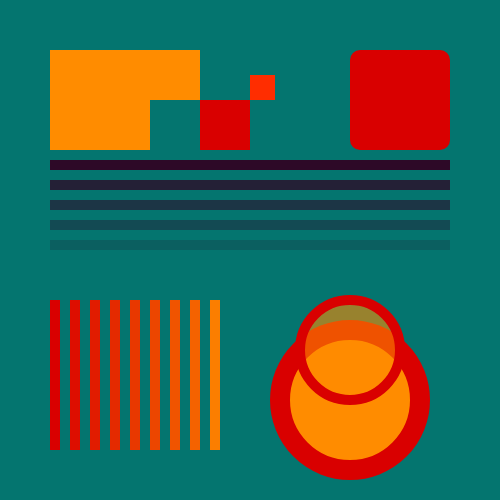
Frame 1 (no input)
Frame 60 (no input): identical to frame 1, image omitted
Frame 120 (the mouse pressed at the canvas centre since frame 60): identical to frame 1, image omitted

The p5.js sketch that drew this single still picture (run headless with seeded random() and noise() and a simulated clock; from frame 60 on, the mouse is pressed at the canvas centre):

// p5.js sketch
// ── sketch.js
// color and opacity
function setup() {
  createCanvas(500, 500)
  noStroke()
}

function draw() {
  noStroke()
  background(4, 117, 111)
  fill('#FF8C00')
  rect(50, 50, 100, 100)
  rect(150, 50, 50, 50)
  fill(217, 0, 0)
  rect(200, 100, 50, 50)
  fill(255, 45, 0)
  rect(250, 75, 25, 25)
  fill(217, 0, 0)
  rect(350, 50, 100, 100, 10)
  fill(45, 9, 39)
  rect(50, 160, 400, 10)
  fill(45, 9, 39, 200)
  rect(50, 180, 400, 10)
  fill(45, 9, 39, 150)
  rect(50, 200, 400, 10)
  fill(45, 9, 39, 100)
  rect(50, 220, 400, 10)
  fill(45, 9, 39, 50)
  rect(50, 240, 400, 10)


  let color1 = color(217, 0, 0)
  let color2 = color(255, 140, 0)
  fill(lerpColor(color1, color2, 0.0))
  rect(50, 300, 10, 150) 
  fill(lerpColor(color1, color2, 0.1))
  rect(70, 300, 10, 150) 
  fill(lerpColor(color1, color2, 0.2))
  rect(90, 300, 10, 150) 
  fill(lerpColor(color1, color2, 0.3))
  rect(110, 300, 10, 150) 
  fill(lerpColor(color1, color2, 0.4))
  rect(130, 300, 10, 150) 
  fill(lerpColor(color1, color2, 0.5))
  rect(150, 300, 10, 150) 
  fill(lerpColor(color1, color2, 0.6))
  rect(170, 300, 10, 150) 
  fill(lerpColor(color1, color2, 0.7))
  rect(190, 300, 10, 150) 
  fill(lerpColor(color1, color2, 0.8))
  rect(210, 300, 10, 150) 
  fill(lerpColor(color1, color2, 0.9))
  rect(210, 300, 10, 150) 
  fill(lerpColor(color1, color2, 1.0))


  stroke(217, 0, 0)
  fill(255, 140, 0)
  strokeWeight(20.0)
  ellipse(350, 400, 140, 140)
  fill(255, 140, 0, 150)
  strokeWeight(10.0)
  ellipse(350, 350, 100, 100)
}
